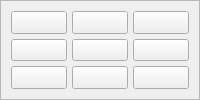
        <widget class="QFrame" name="frame_5">
         <property name="sizePolicy">
          <sizepolicy hsizetype="Preferred" vsizetype="Preferred">
           <horstretch>0</horstretch>
           <verstretch>0</verstretch>
          </sizepolicy>
         </property>
         <property name="autoFillBackground">
          <bool>true</bool>
         </property>
         <property name="frameShape">
          <enum>QFrame::StyledPanel</enum>
         </property>
         <property name="frameShadow">
          <enum>QFrame::Plain</enum>
         </property>
         <property name="lineWidth">
          <number>0</number>
         </property>
         <property name="midLineWidth">
          <number>1</number>
         </property>
         <layout class="QGridLayout" name="gridLayout_5">
          <property name="leftMargin">
           <number>10</number>
          </property>
          <property name="topMargin">
           <number>10</number>
          </property>
          <property name="rightMargin">
           <number>10</number>
          </property>
          <property name="bottomMargin">
           <number>10</number>
          </property>
          <property name="spacing">
           <number>5</number>
          </property>
          <item row="1" column="0">
           <widget class="QPushButton" name="pushButton_37">
            <property name="sizePolicy">
             <sizepolicy hsizetype="Preferred" vsizetype="Preferred">
              <horstretch>0</horstretch>
              <verstretch>0</verstretch>
             </sizepolicy>
            </property>
            <property name="text">
             <string/>
            </property>
           </widget>
          </item>
          <item row="0" column="0">
           <widget class="QPushButton" name="pushButton_38">
            <property name="sizePolicy">
             <sizepolicy hsizetype="Preferred" vsizetype="Preferred">
              <horstretch>0</horstretch>
              <verstretch>0</verstretch>
             </sizepolicy>
            </property>
            <property name="autoFillBackground">
             <bool>false</bool>
            </property>
            <property name="text">
             <string/>
            </property>
           </widget>
          </item>
          <item row="0" column="2">
           <widget class="QPushButton" name="pushButton_39">
            <property name="sizePolicy">
             <sizepolicy hsizetype="Preferred" vsizetype="Preferred">
              <horstretch>0</horstretch>
              <verstretch>0</verstretch>
             </sizepolicy>
            </property>
            <property name="autoFillBackground">
             <bool>false</bool>
            </property>
            <property name="text">
             <string/>
            </property>
           </widget>
          </item>
          <item row="0" column="1">
           <widget class="QPushButton" name="pushButton_40">
            <property name="sizePolicy">
             <sizepolicy hsizetype="Preferred" vsizetype="Preferred">
              <horstretch>0</horstretch>
              <verstretch>0</verstretch>
             </sizepolicy>
            </property>
            <property name="autoFillBackground">
             <bool>false</bool>
            </property>
            <property name="text">
             <string/>
            </property>
           </widget>
          </item>
          <item row="2" column="1">
           <widget class="QPushButton" name="pushButton_41">
            <property name="sizePolicy">
             <sizepolicy hsizetype="Preferred" vsizetype="Preferred">
              <horstretch>0</horstretch>
              <verstretch>0</verstretch>
             </sizepolicy>
            </property>
            <property name="autoFillBackground">
             <bool>false</bool>
            </property>
            <property name="text">
             <string/>
            </property>
           </widget>
          </item>
          <item row="2" column="2">
           <widget class="QPushButton" name="pushButton_42">
            <property name="sizePolicy">
             <sizepolicy hsizetype="Preferred" vsizetype="Preferred">
              <horstretch>0</horstretch>
              <verstretch>0</verstretch>
             </sizepolicy>
            </property>
            <property name="autoFillBackground">
             <bool>false</bool>
            </property>
            <property name="text">
             <string/>
            </property>
           </widget>
          </item>
          <item row="1" column="1">
           <widget class="QPushButton" name="pushButton_43">
            <property name="sizePolicy">
             <sizepolicy hsizetype="Preferred" vsizetype="Preferred">
              <horstretch>0</horstretch>
              <verstretch>0</verstretch>
             </sizepolicy>
            </property>
            <property name="text">
             <string/>
            </property>
           </widget>
          </item>
          <item row="2" column="0">
           <widget class="QPushButton" name="pushButton_44">
            <property name="sizePolicy">
             <sizepolicy hsizetype="Preferred" vsizetype="Preferred">
              <horstretch>0</horstretch>
              <verstretch>0</verstretch>
             </sizepolicy>
            </property>
            <property name="autoFillBackground">
             <bool>false</bool>
            </property>
            <property name="text">
             <string/>
            </property>
           </widget>
          </item>
          <item row="1" column="2">
           <widget class="QPushButton" name="pushButton_45">
            <property name="sizePolicy">
             <sizepolicy hsizetype="Preferred" vsizetype="Preferred">
              <horstretch>0</horstretch>
              <verstretch>0</verstretch>
             </sizepolicy>
            </property>
            <property name="text">
             <string/>
            </property>
           </widget>
          </item>
         </layout>
        </widget>
